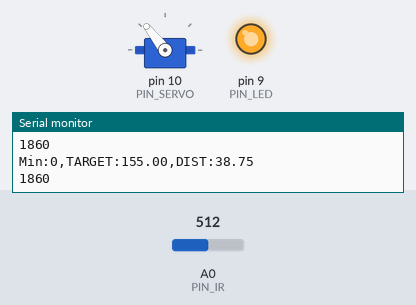
Bench run of a sketch on a simulated Arduino Uno, built with avr-gcc and run on an emulated ATmega328P. On the bench: servo, output pins drawn as LEDs (lit = HIGH), the last lines printed to the serial monitor. Inputs (shaded band) come from the test bench; at power-on: A0 (PIN_IR) = 512.

Above: at 1.2 s.
1.3 s: A0 (PIN_IR) set to 307
2.8 s: A0 (PIN_IR) set to 283
At 3.6 s:
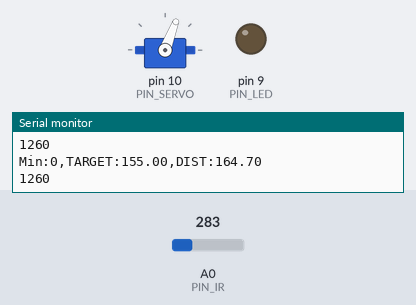
4.6 s: A0 (PIN_IR) set to 306
At 6.1 s:
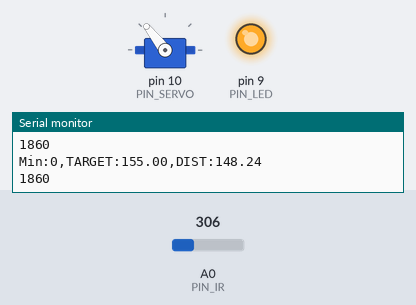
6.4 s: A0 (PIN_IR) set to 145
At 7.3 s:
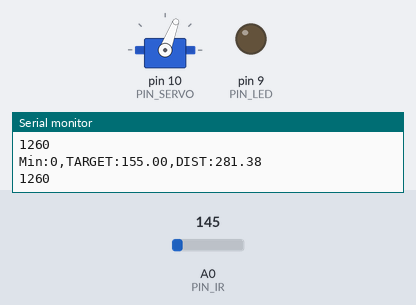
7.9 s: A0 (PIN_IR) set to 511
At 8.6 s:
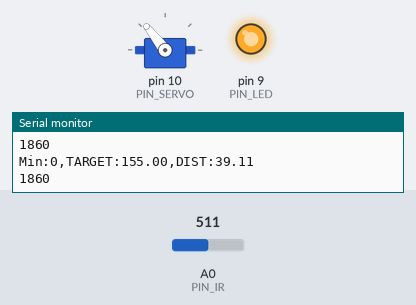
Timing chart, 0 to 10.7 s (numbered marks = the images above; inputs shaded):
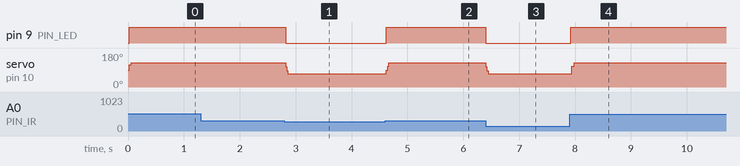

Measured:
- the behaviour switches between 297 and 296 on A0 (PIN_IR) (found by bisection; images 0 and 1)
- after the input at 2.8 s, pin 9 (PIN_LED): HIGH → LOW at once; servo on pin 10 (PIN_SERVO): 128° → 69° at once
- after the input at 4.6 s, pin 9 (PIN_LED): LOW → HIGH at once; servo on pin 10 (PIN_SERVO): 69° → 128° at once
- after the input at 6.4 s, pin 9 (PIN_LED): HIGH → LOW at once; servo on pin 10 (PIN_SERVO): 128° → 69° at once
- after the input at 7.9 s, pin 9 (PIN_LED): LOW → HIGH at once; servo on pin 10 (PIN_SERVO): 69° → 128° at once

The sketch:

22_bbc_20223202.ino
```cpp
#include <Servo.h>

// Arduino pin assignment
#define PIN_LED 9
#define PIN_SERVO 10
#define PIN_IR A0
#define PIN_VAR A3

// Event interval parameters
#define _INTERVAL_DIST    20 // distance sensor interval (unit: ms)
#define _INTERVAL_SERVO   20 // servo interval (unit: ms)
#define _INTERVAL_SERIAL  20 // serial interval (unit: ms)

// EMA filter configuration for the IR distance sensor
#define _EMA_ALPHA 0.6      // EMA weight (range: 0 to 1)
                          // Setting _EMA_ALPHA to 0 effectively disables EMA filter.

// Servo adjustment
#define _DUTY_MAX 2221  // Servo angle: D degree
#define _DUTY_NEU 1560  // Servo angle: 0 degree
#define _DUTY_MIN 899   // Servo angle: E degree
#define _SERVO_ANGLE_DIFF 125 // Replace with |D - E| degree

#define _SERVO_SPEED 1000 // servo speed limit (unit: degree/second)

#define _BANGBANG_RANGE 300

// global variables
float dist_filtered, dist_ema, dist_target; // unit: mm

Servo myservo;

int duty_change_per_interval; // maximum duty difference per interval
int duty_target;    // Target duty
int duty_curr;      // Current duty

unsigned long last_sampling_time_dist;   // unit: msec
unsigned long last_sampling_time_servo;  // unit: msec
unsigned long last_sampling_time_serial; // unit: msec

bool event_dist, event_servo, event_serial; // event triggered?

void setup() {
  // initialize GPIO pins
  pinMode(PIN_LED,OUTPUT);
  myservo.attach(PIN_SERVO);
  duty_target = duty_curr = _DUTY_NEU;

  // convert angular speed into duty change per interval.
  duty_change_per_interval =
    (_DUTY_MAX - _DUTY_MIN) * (_SERVO_SPEED / (float) _SERVO_ANGLE_DIFF) * (_INTERVAL_SERVO / 1000.0);

  // initialize serial port
  Serial.begin(1000000);

  // Set a target distance
  dist_target = 155; // 15.5 cm, the center of the rail
}

void loop() {

  unsigned long time_curr = millis();

  // wait until next event time
  if (time_curr >= (last_sampling_time_dist + _INTERVAL_DIST)) {
        last_sampling_time_dist += _INTERVAL_DIST;
        event_dist = true;
  }
  if (time_curr >= (last_sampling_time_servo + _INTERVAL_SERVO)) {
        last_sampling_time_servo += _INTERVAL_SERVO;
        event_servo = true;

  }
  if (time_curr >= (last_sampling_time_serial + _INTERVAL_SERIAL)) {
        last_sampling_time_serial += _INTERVAL_SERIAL;
        event_serial = true;
  }

  if(event_dist) {
    event_dist = false;

    // get a distance reading from the distance sensor
    dist_filtered = volt_to_distance(ir_sensor_filtered(10, 0.5)); // Replace n with your desired value
    dist_ema = _EMA_ALPHA * dist_ema + (1.0 - _EMA_ALPHA) * dist_filtered;

    // bang bang control
    if(dist_target < dist_ema) { // Replace 1 with a proper test expression using dist_target and dist_ema.
      duty_target = _DUTY_NEU - _BANGBANG_RANGE; // Complete this line using _BANGBANG_RANGE.
      digitalWrite(PIN_LED, 0);
    }
    else {
      duty_target = _DUTY_NEU + _BANGBANG_RANGE; // Complete this line using _BANGBANG_RANGE.
      digitalWrite(PIN_LED, 1);
    }
  }

  if(event_servo) {
    event_servo = false;

    // adjust duty_curr toward duty_target by duty_change_per_interval
    if (duty_target > duty_curr) {
      duty_curr += duty_change_per_interval;
      if (duty_curr > duty_target)
          duty_curr = duty_target;
    } else {
      duty_curr -= duty_change_per_interval;
      if (duty_curr < duty_target)
        duty_curr = duty_target;
    }
    // update servo position
    if(duty_curr > _DUTY_MAX) duty_curr = _DUTY_MAX; // for servo arm protection
    if(duty_curr < _DUTY_MIN) duty_curr = _DUTY_MIN;
    myservo.attach(PIN_SERVO);
    myservo.writeMicroseconds(duty_curr);

  }

  if(event_serial) {
    event_serial = false;
// output the read value to the serial port
    Serial.print("Min:0,TARGET:"); Serial.print(dist_target);
    Serial.print(",DIST:");
    Serial.println(dist_ema);
    Serial.println(duty_curr);
  }
}
float volt_to_distance(int a_value)
{
// Replace the below line with the equation obtained from nonlinear regression analysis
  return (437+(-1.19*a_value) + ((8.05*0.0001) * a_value * a_value));
}

unsigned int ir_sensor_filtered(unsigned int n, float position)
{
  // Eliminate spiky noise of an IR distance sensor by repeating measurement and taking a middle value
  // n: number of measurement repetition
  // position: the percentile of the sample to be taken (0.0 <= position <= 1.0)

  // The output of Sharp infrared sensor includes lots of spiky noise.
  // To eliminate such a spike, ir_sensor_filtered() performs the following two steps:
  // Step 1. Repeat measurement n times and collect n * position smallest samples, where 0 <= postion <= 1.
  // Step 2. Return the largest sample among the collected ones.

  unsigned int *ir_val, tmp, ret_idx, ret_val;
  unsigned int start_time;

  ret_idx = (unsigned int) ceil(n * position);

  // Step 1. Repeat measurement n times and collect n * position smallest samples.
  // Note: simple implementation requires an array of n elements to store n samples.
  // Instead, we can save memory by allocating an array of (n * position + 1) elements.

  ir_val = (unsigned int*) malloc(sizeof(unsigned int) * (ret_idx + 2));
  ir_val[0] = analogRead(PIN_IR);

  for (int i = 1; i < n; i++) {
    int j;
    if(i < ret_idx + 1) {
      ir_val[i] = analogRead(PIN_IR);
      j = i - 1;
    }
    else {
      ir_val[ret_idx + 1] = analogRead(PIN_IR);
      j = ret_idx;
    }

    for( ; j >= 0; j--) {
      if(ir_val[j] > ir_val[j+1]) {
        tmp = ir_val[j];
        ir_val[j] = ir_val[j+1];
        ir_val[j+1] = tmp;
      }
    }
  }

  // Step 2. Return the largest sample among the collected ones.
  if(position > 0.0) ret_val = ir_val[ret_idx];
  else ret_val = ir_val[0];

  free(ir_val);

  return ret_val;
}
```
